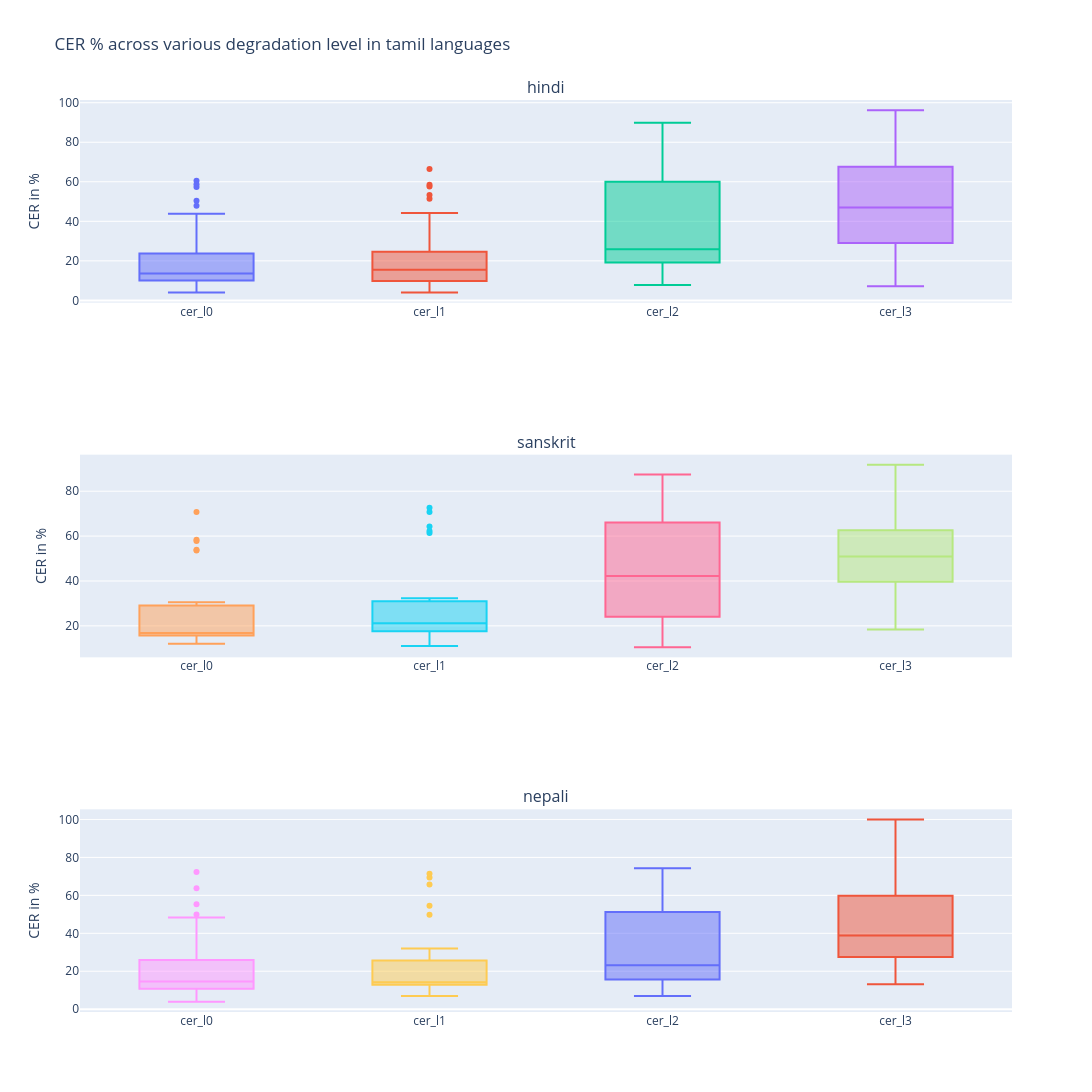

The notebook cell this image was saved under:
### Markdown cell above
### 4.1.1. Box Plot Viz

### Code cell
display_box_plot(results_df=results_devanagari, script=script, metric_type='CER').show()

### Figure 1 — Plotly figure (JSON) as saved in the notebook; plotly's stock layout.template omitted (floating-point values rounded to 4 significant figures)
{"data": [{"name": "cer_l0", "text": ["Devanagari_Noto_Sans_19", "Devanagari_Noto_Serif_Devanagari_18", "Devanagari_Anek_Devanagari_22", "Devanagari_Noto_Sans_23", "Devanagari_Poppins_13", "Devanagari_Poppins_29", "Devanagari_Poppins_4", "Devanagari_Anek_Devanagari_12", "Devanagari_Noto_Sans_3", "Devanagari_Noto_Sans_24", "Devanagari_Anek_Devanagari_25", "Devanagari_Poppins_2", "Devanagari_Noto_Sans_Devanagari_27", "Devanagari_Poppins_15", "Devanagari_Noto_Serif_Devanagari_7", "Devanagari_Noto_Sans_Devanagari_28", "Devanagari_Anek_Devanagari_26", "Devanagari_Noto_Serif_Devanagari_30", "Devanagari_Noto_Serif_Devanagari_8", "Devanagari_Poppins_20", "Devanagari_Noto_Sans_10", "Devanagari_Anek_Devanagari_11", "Devanagari_Noto_Sans_Devanagari_14", "Devanagari_Noto_Serif_Devanagari_16", "Devanagari_Noto_Sans_Devanagari_9", "Devanagari_Anek_Devanagari_17", "Devanagari_Noto_Sans_6", "Devanagari_Noto_Serif_Devanagari_21", "Devanagari_Anek_Devanagari_5"], "type": "box", "xaxis": "x", "y": [8.3, 22.14, 21.25, 23.86, 50.41, 58.77, 47.9, 11.83, 7.85, 11.25, 3.97, 57.3, 17.8, 43.84, 23.75, 20.73, 12.25, 11.35, 10.76, 60.56, 14.17, 6.83, 13.55, 6.3, 11.17, 7.67, 14.87, 7.89, 10.6], "yaxis": "y"}, {"name": "cer_l1", "text": ["Devanagari_Noto_Sans_19", "Devanagari_Noto_Serif_Devanagari_18", "Devanagari_Anek_Devanagari_22", "Devanagari_Noto_Sans_23", "Devanagari_Poppins_13", "Devanagari_Poppins_29", "Devanagari_Poppins_4", "Devanagari_Anek_Devanagari_12", "Devanagari_Noto_Sans_3", "Devanagari_Noto_Sans_24", "Devanagari_Anek_Devanagari_25", "Devanagari_Poppins_2", "Devanagari_Noto_Sans_Devanagari_27", "Devanagari_Poppins_15", "Devanagari_Noto_Serif_Devanagari_7", "Devanagari_Noto_Sans_Devanagari_28", "Devanagari_Anek_Devanagari_26", "Devanagari_Noto_Serif_Devanagari_30", "Devanagari_Noto_Serif_Devanagari_8", "Devanagari_Poppins_20", "Devanagari_Noto_Sans_10", "Devanagari_Anek_Devanagari_11", "Devanagari_Noto_Sans_Devanagari_14", "Devanagari_Noto_Serif_Devanagari_16", "Devanagari_Noto_Sans_Devanagari_9", "Devanagari_Anek_Devanagari_17", "Devanagari_Noto_Sans_6", "Devanagari_Noto_Serif_Devanagari_21", "Devanagari_Anek_Devanagari_5"], "type": "box", "xaxis": "x", "y": [9.58, 23.86, 15.49, 10.46, 58.52, 44.18, 51.45, 8.51, 8.32, 7.92, 4.05, 57.65, 16.39, 53.28, 8.8, 26.61, 14.74, 10.06, 11.66, 66.49, 14.17, 21.82, 14.79, 5.47, 16.15, 16.4, 16.05, 9.94, 16.64], "yaxis": "y"}, {"name": "cer_l2", "text": ["Devanagari_Noto_Sans_19", "Devanagari_Noto_Serif_Devanagari_18", "Devanagari_Anek_Devanagari_22", "Devanagari_Noto_Sans_23", "Devanagari_Poppins_13", "Devanagari_Poppins_29", "Devanagari_Poppins_4", "Devanagari_Anek_Devanagari_12", "Devanagari_Noto_Sans_3", "Devanagari_Noto_Sans_24", "Devanagari_Anek_Devanagari_25", "Devanagari_Poppins_2", "Devanagari_Noto_Sans_Devanagari_27", "Devanagari_Poppins_15", "Devanagari_Noto_Serif_Devanagari_7", "Devanagari_Noto_Sans_Devanagari_28", "Devanagari_Anek_Devanagari_26", "Devanagari_Noto_Serif_Devanagari_30", "Devanagari_Noto_Serif_Devanagari_8", "Devanagari_Poppins_20", "Devanagari_Noto_Sans_10", "Devanagari_Anek_Devanagari_11", "Devanagari_Noto_Sans_Devanagari_14", "Devanagari_Noto_Serif_Devanagari_16", "Devanagari_Noto_Sans_Devanagari_9", "Devanagari_Anek_Devanagari_17", "Devanagari_Noto_Sans_6", "Devanagari_Noto_Serif_Devanagari_21", "Devanagari_Anek_Devanagari_5"], "type": "box", "xaxis": "x", "y": [23.29, 68.63, 17.09, 24.5, 61.72, 58.06, 59.38, 32.16, 54.75, 7.84, 19.0, 74.07, 19.79, 75.83, 19.95, 37.69, 13.97, 63.1, 10.04, 65.58, 44.84, 25.5, 24.03, 25.92, 19.27, 13.56, 89.83, 40.99, 12.68], "yaxis": "y"}, {"name": "cer_l3", "text": ["Devanagari_Noto_Sans_19", "Devanagari_Noto_Serif_Devanagari_18", "Devanagari_Anek_Devanagari_22", "Devanagari_Noto_Sans_23", "Devanagari_Poppins_13", "Devanagari_Poppins_29", "Devanagari_Poppins_4", "Devanagari_Anek_Devanagari_12", "Devanagari_Noto_Sans_3", "Devanagari_Noto_Sans_24", "Devanagari_Anek_Devanagari_25", "Devanagari_Poppins_2", "Devanagari_Noto_Sans_Devanagari_27", "Devanagari_Poppins_15", "Devanagari_Noto_Serif_Devanagari_7", "Devanagari_Noto_Sans_Devanagari_28", "Devanagari_Anek_Devanagari_26", "Devanagari_Noto_Serif_Devanagari_30", "Devanagari_Noto_Serif_Devanagari_8", "Devanagari_Poppins_20", "Devanagari_Noto_Sans_10", "Devanagari_Anek_Devanagari_11", "Devanagari_Noto_Sans_Devanagari_14", "Devanagari_Noto_Serif_Devanagari_16", "Devanagari_Noto_Sans_Devanagari_9", "Devanagari_Anek_Devanagari_17", "Devanagari_Noto_Sans_6", "Devanagari_Noto_Serif_Devanagari_21", "Devanagari_Anek_Devanagari_5"], "type": "box", "xaxis": "x", "y": [16.2, 72.14, 30.25, 21.68, 75.8, 63.81, 61.52, 29.5, 33.04, 54.6, 7.17, 67.87, 67.56, 83.31, 77.75, 41.8, 36.5, 34.84, 58.59, 76.47, 45.18, 27.51, 96.25, 10.35, 22.21, 46.97, 17.64, 47.31, 49.42], "yaxis": "y"}, {"name": "cer_l0", "text": ["Devanagari_Poppins_24", "Devanagari_Anek_Devanagari_6", "Devanagari_Noto_Sans_Devanagari_16", "Devanagari_Noto_Serif_Devanagari_18", "Devanagari_Anek_Devanagari_22", "Devanagari_Poppins_12", "Devanagari_Poppins_8", "Devanagari_Anek_Devanagari_15", "Devanagari_Anek_Devanagari_19", "Devanagari_Noto_Serif_Devanagari_28", "Devanagari_Noto_Sans_Devanagari_30", "Devanagari_Noto_Serif_Devanagari_10", "Devanagari_Anek_Devanagari_2", "Devanagari_Noto_Sans_Devanagari_13", "Devanagari_Noto_Serif_Devanagari_9", "Devanagari_Noto_Sans_Devanagari_29", "Devanagari_Poppins_17", "Devanagari_Noto_Serif_Devanagari_11", "Devanagari_Noto_Sans_Devanagari_25", "Devanagari_Noto_Sans_21", "Devanagari_Noto_Sans_Devanagari_14", "Devanagari_Poppins_27", "Devanagari_Anek_Devanagari_5"], "type": "box", "xaxis": "x2", "y": [58.38, 12.14, 19.3, 12.17, 14.48, 57.8, 53.63, 17.16, 12.86, 24.47, 12.02, 15.88, 16.36, 21.69, 16.6, 22.72, 53.97, 16.72, 30.54, 15.63, 16.79, 70.75, 16.43], "yaxis": "y2"}, {"name": "cer_l1", "text": ["Devanagari_Poppins_24", "Devanagari_Anek_Devanagari_6", "Devanagari_Noto_Sans_Devanagari_16", "Devanagari_Noto_Serif_Devanagari_18", "Devanagari_Anek_Devanagari_22", "Devanagari_Poppins_12", "Devanagari_Poppins_8", "Devanagari_Anek_Devanagari_15", "Devanagari_Anek_Devanagari_19", "Devanagari_Noto_Serif_Devanagari_28", "Devanagari_Noto_Sans_Devanagari_30", "Devanagari_Noto_Serif_Devanagari_10", "Devanagari_Anek_Devanagari_2", "Devanagari_Noto_Sans_Devanagari_13", "Devanagari_Noto_Serif_Devanagari_9", "Devanagari_Noto_Sans_Devanagari_29", "Devanagari_Poppins_17", "Devanagari_Noto_Serif_Devanagari_11", "Devanagari_Noto_Sans_Devanagari_25", "Devanagari_Noto_Sans_21", "Devanagari_Noto_Sans_Devanagari_14", "Devanagari_Poppins_27", "Devanagari_Anek_Devanagari_5"], "type": "box", "xaxis": "x2", "y": [70.71, 14.1, 20.82, 16.18, 14.74, 61.42, 64.27, 18.15, 24.49, 32.34, 11.0, 20.14, 23.8, 22.14, 21.21, 27.01, 62.28, 19.39, 24.16, 17.39, 20.89, 72.64, 16.47], "yaxis": "y2"}, {"name": "cer_l2", "text": ["Devanagari_Poppins_24", "Devanagari_Anek_Devanagari_6", "Devanagari_Noto_Sans_Devanagari_16", "Devanagari_Noto_Serif_Devanagari_18", "Devanagari_Anek_Devanagari_22", "Devanagari_Poppins_12", "Devanagari_Poppins_8", "Devanagari_Anek_Devanagari_15", "Devanagari_Anek_Devanagari_19", "Devanagari_Noto_Serif_Devanagari_28", "Devanagari_Noto_Sans_Devanagari_30", "Devanagari_Noto_Serif_Devanagari_10", "Devanagari_Anek_Devanagari_2", "Devanagari_Noto_Sans_Devanagari_13", "Devanagari_Noto_Serif_Devanagari_9", "Devanagari_Noto_Sans_Devanagari_29", "Devanagari_Poppins_17", "Devanagari_Noto_Serif_Devanagari_11", "Devanagari_Noto_Sans_Devanagari_25", "Devanagari_Noto_Sans_21", "Devanagari_Noto_Sans_Devanagari_14", "Devanagari_Poppins_27", "Devanagari_Anek_Devanagari_5"], "type": "box", "xaxis": "x2", "y": [68.62, 29.25, 43.82, 13.92, 72.99, 76.77, 71.58, 58.27, 34.15, 30.96, 10.49, 39.57, 42.22, 48.33, 23.4, 43.65, 71.78, 26.13, 47.24, 19.76, 20.55, 87.48, 16.35], "yaxis": "y2"}, {"name": "cer_l3", "text": ["Devanagari_Poppins_24", "Devanagari_Anek_Devanagari_6", "Devanagari_Noto_Sans_Devanagari_16", "Devanagari_Noto_Serif_Devanagari_18", "Devanagari_Anek_Devanagari_22", "Devanagari_Poppins_12", "Devanagari_Poppins_8", "Devanagari_Anek_Devanagari_15", "Devanagari_Anek_Devanagari_19", "Devanagari_Noto_Serif_Devanagari_28", "Devanagari_Noto_Sans_Devanagari_30", "Devanagari_Noto_Serif_Devanagari_10", "Devanagari_Anek_Devanagari_2", "Devanagari_Noto_Sans_Devanagari_13", "Devanagari_Noto_Serif_Devanagari_9", "Devanagari_Noto_Sans_Devanagari_29", "Devanagari_Poppins_17", "Devanagari_Noto_Serif_Devanagari_11", "Devanagari_Noto_Sans_Devanagari_25", "Devanagari_Noto_Sans_21", "Devanagari_Noto_Sans_Devanagari_14", "Devanagari_Poppins_27", "Devanagari_Anek_Devanagari_5"], "type": "box", "xaxis": "x2", "y": [83.69, 50.96, 53.59, 38.9, 47.0, 79.83, 76.51, 44.34, 22.43, 42.02, 19.18, 19.23, 55.62, 64.87, 44.8, 52.42, 85.57, 54.41, 53.96, 28.88, 18.39, 91.77, 45.76], "yaxis": "y2"}, {"name": "cer_l0", "text": ["Devanagari_Poppins_24", "Devanagari_Noto_Sans_5", "Devanagari_Noto_Sans_Devanagari_21", "Devanagari_Noto_Sans_14", "Devanagari_Noto_Serif_Devanagari_1", "Devanagari_Poppins_29", "Devanagari_Noto_Sans_18", "Devanagari_Poppins_25", "Devanagari_Noto_Serif_Devanagari_23", "Devanagari_Poppins_22", "Devanagari_Noto_Sans_12", "Devanagari_Noto_Serif_Devanagari_7", "Devanagari_Anek_Devanagari_10", "Devanagari_Noto_Sans_Devanagari_28", "Devanagari_Anek_Devanagari_26", "Devanagari_Anek_Devanagari_30", "Devanagari_Noto_Serif_Devanagari_27", "Devanagari_Anek_Devanagari_3", "Devanagari_Noto_Sans_Devanagari_13", "Devanagari_Anek_Devanagari_4", "Devanagari_Noto_Serif_Devanagari_2", "Devanagari_Anek_Devanagari_8", "Devanagari_Noto_Sans_Devanagari_9", "Devanagari_Noto_Sans_16", "Devanagari_Anek_Devanagari_17", "Devanagari_Noto_Sans_6", "Devanagari_Poppins_11", "Devanagari_Noto_Sans_20"], "type": "box", "xaxis": "x3", "y": [63.69, 28.76, 9.6, 20.07, 23.13, 48.29, 12.15, 49.87, 15.97, 55.37, 10.99, 12.9, 7.66, 13.63, 11.66, 7.03, 22.16, 3.86, 22.25, 12.35, 10.45, 9.76, 17.18, 11.36, 40.67, 15.45, 72.36, 7.25], "yaxis": "y3"}, {"name": "cer_l1", "text": ["Devanagari_Poppins_24", "Devanagari_Noto_Sans_5", "Devanagari_Noto_Sans_Devanagari_21", "Devanagari_Noto_Sans_14", "Devanagari_Noto_Serif_Devanagari_1", "Devanagari_Poppins_29", "Devanagari_Noto_Sans_18", "Devanagari_Poppins_25", "Devanagari_Noto_Serif_Devanagari_23", "Devanagari_Poppins_22", "Devanagari_Noto_Sans_12", "Devanagari_Noto_Serif_Devanagari_7", "Devanagari_Anek_Devanagari_10", "Devanagari_Noto_Sans_Devanagari_28", "Devanagari_Anek_Devanagari_26", "Devanagari_Anek_Devanagari_30", "Devanagari_Noto_Serif_Devanagari_27", "Devanagari_Anek_Devanagari_3", "Devanagari_Noto_Sans_Devanagari_13", "Devanagari_Anek_Devanagari_4", "Devanagari_Noto_Serif_Devanagari_2", "Devanagari_Anek_Devanagari_8", "Devanagari_Noto_Sans_Devanagari_9", "Devanagari_Noto_Sans_16", "Devanagari_Anek_Devanagari_17", "Devanagari_Noto_Sans_6", "Devanagari_Poppins_11", "Devanagari_Noto_Sans_20"], "type": "box", "xaxis": "x3", "y": [69.39, 18.83, 10.34, 20.12, 25.44, 49.84, 22.71, 54.57, 12.64, 65.77, 13.07, 13.82, 8.01, 13.4, 13.61, 6.89, 25.81, 7.71, 24.26, 13.27, 13.74, 12.46, 14.55, 13.96, 31.97, 15.78, 71.33, 8.48], "yaxis": "y3"}, {"name": "cer_l2", "text": ["Devanagari_Poppins_24", "Devanagari_Noto_Sans_5", "Devanagari_Noto_Sans_Devanagari_21", "Devanagari_Noto_Sans_14", "Devanagari_Noto_Serif_Devanagari_1", "Devanagari_Poppins_29", "Devanagari_Noto_Sans_18", "Devanagari_Poppins_25", "Devanagari_Noto_Serif_Devanagari_23", "Devanagari_Poppins_22", "Devanagari_Noto_Sans_12", "Devanagari_Noto_Serif_Devanagari_7", "Devanagari_Anek_Devanagari_10", "Devanagari_Noto_Sans_Devanagari_28", "Devanagari_Anek_Devanagari_26", "Devanagari_Anek_Devanagari_30", "Devanagari_Noto_Serif_Devanagari_27", "Devanagari_Anek_Devanagari_3", "Devanagari_Noto_Sans_Devanagari_13", "Devanagari_Anek_Devanagari_4", "Devanagari_Noto_Serif_Devanagari_2", "Devanagari_Anek_Devanagari_8", "Devanagari_Noto_Sans_Devanagari_9", "Devanagari_Noto_Sans_16", "Devanagari_Anek_Devanagari_17", "Devanagari_Noto_Sans_6", "Devanagari_Poppins_11", "Devanagari_Noto_Sans_20"], "type": "box", "xaxis": "x3", "y": [74.32, 23.42, 25.86, 18.58, 49.67, 52.72, 23.48, 57.86, 20.95, 68.86, 16.77, 23.02, 15.68, 12.07, 60.01, 15.46, 34.97, 19.98, 26.6, 15.58, 10.79, 14.28, 20.29, 15.73, 62.18, 25.99, 74.13, 6.92], "yaxis": "y3"}, {"name": "cer_l3", "text": ["Devanagari_Poppins_24", "Devanagari_Noto_Sans_5", "Devanagari_Noto_Sans_Devanagari_21", "Devanagari_Noto_Sans_14", "Devanagari_Noto_Serif_Devanagari_1", "Devanagari_Poppins_29", "Devanagari_Noto_Sans_18", "Devanagari_Poppins_25", "Devanagari_Noto_Serif_Devanagari_23", "Devanagari_Poppins_22", "Devanagari_Noto_Sans_12", "Devanagari_Noto_Serif_Devanagari_7", "Devanagari_Anek_Devanagari_10", "Devanagari_Noto_Sans_Devanagari_28", "Devanagari_Anek_Devanagari_26", "Devanagari_Anek_Devanagari_30", "Devanagari_Noto_Serif_Devanagari_27", "Devanagari_Anek_Devanagari_3", "Devanagari_Noto_Sans_Devanagari_13", "Devanagari_Anek_Devanagari_4", "Devanagari_Noto_Serif_Devanagari_2", "Devanagari_Anek_Devanagari_8", "Devanagari_Noto_Sans_Devanagari_9", "Devanagari_Noto_Sans_16", "Devanagari_Anek_Devanagari_17", "Devanagari_Noto_Sans_6", "Devanagari_Poppins_11", "Devanagari_Noto_Sans_20"], "type": "box", "xaxis": "x3", "y": [66.16, 46.06, 47.82, 32.77, 23.74, 68.43, 25.66, 65.79, 28.61, 75.43, 28.85, 49.95, 28.23, 100.0, 37.3, 26.49, 100.0, 22.28, 41.14, 49.16, 53.85, 20.26, 37.34, 13.08, 40.41, 26.7, 85.49, 32.37], "yaxis": "y3"}], "layout": {"annotations": [{"font": {"size": 16}, "showarrow": false, "text": "hindi", "x": 0.5, "xanchor": "center", "xref": "paper", "y": 1, "yanchor": "bottom", "yref": "paper"}, {"font": {"size": 16}, "showarrow": false, "text": "sanskrit", "x": 0.5, "xanchor": "center", "xref": "paper", "y": 0.6111, "yanchor": "bottom", "yref": "paper"}, {"font": {"size": 16}, "showarrow": false, "text": "nepali", "x": 0.5, "xanchor": "center", "xref": "paper", "y": 0.2222, "yanchor": "bottom", "yref": "paper"}], "height": 1200, "showlegend": false, "title": {"text": "CER % across various degradation level in tamil languages"}, "width": 1400, "xaxis": {"anchor": "y", "domain": [0, 1]}, "xaxis2": {"anchor": "y2", "domain": [0, 1]}, "xaxis3": {"anchor": "y3", "domain": [0, 1]}, "yaxis": {"anchor": "x", "domain": [0.7778, 1], "title": {"text": "CER in %"}}, "yaxis2": {"anchor": "x2", "domain": [0.3889, 0.6111], "title": {"text": "CER in %"}}, "yaxis3": {"anchor": "x3", "domain": [0, 0.2222], "title": {"text": "CER in %"}}}}
